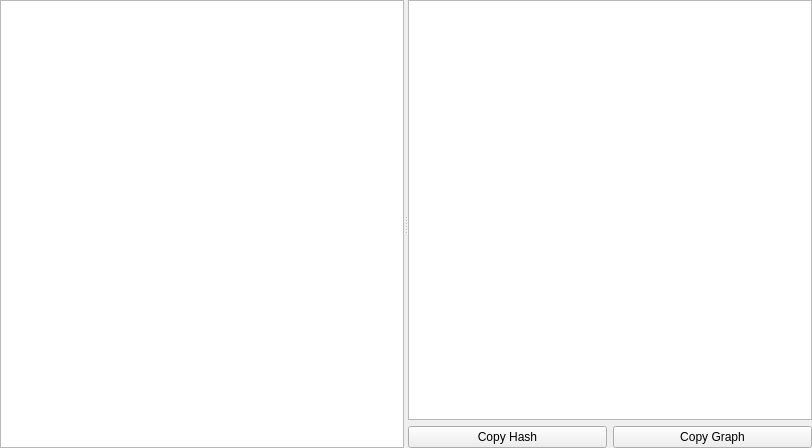
<?xml version="1.0" encoding="UTF-8"?>
<ui version="4.0">
 <class>FunctionGraphTab</class>
 <widget class="QWidget" name="FunctionGraphTab">
  <property name="geometry">
   <rect>
    <x>0</x>
    <y>0</y>
    <width>812</width>
    <height>448</height>
   </rect>
  </property>
  <property name="windowTitle">
   <string>Form</string>
  </property>
  <layout class="QVBoxLayout" name="verticalLayout_2">
   <property name="spacing">
    <number>0</number>
   </property>
   <property name="leftMargin">
    <number>0</number>
   </property>
   <property name="topMargin">
    <number>0</number>
   </property>
   <property name="rightMargin">
    <number>0</number>
   </property>
   <property name="bottomMargin">
    <number>0</number>
   </property>
   <item>
    <widget class="QSplitter" name="splitter">
     <property name="orientation">
      <enum>Qt::Horizontal</enum>
     </property>
     <widget class="QTableView" name="tbvFunctions">
      <property name="editTriggers">
       <set>QAbstractItemView::NoEditTriggers</set>
      </property>
      <property name="selectionMode">
       <enum>QAbstractItemView::SingleSelection</enum>
      </property>
      <property name="selectionBehavior">
       <enum>QAbstractItemView::SelectRows</enum>
      </property>
      <property name="showGrid">
       <bool>false</bool>
      </property>
      <property name="wordWrap">
       <bool>false</bool>
      </property>
      <property name="cornerButtonEnabled">
       <bool>false</bool>
      </property>
      <attribute name="horizontalHeaderStretchLastSection">
       <bool>true</bool>
      </attribute>
      <attribute name="verticalHeaderVisible">
       <bool>false</bool>
      </attribute>
     </widget>
     <widget class="QWidget" name="layoutWidget">
      <layout class="QVBoxLayout" name="verticalLayout">
       <item>
        <widget class="QTableView" name="tbvGraph">
         <property name="editTriggers">
          <set>QAbstractItemView::NoEditTriggers</set>
         </property>
         <property name="selectionBehavior">
          <enum>QAbstractItemView::SelectRows</enum>
         </property>
         <property name="showGrid">
          <bool>false</bool>
         </property>
         <attribute name="horizontalHeaderStretchLastSection">
          <bool>true</bool>
         </attribute>
         <attribute name="verticalHeaderVisible">
          <bool>false</bool>
         </attribute>
        </widget>
       </item>
       <item>
        <layout class="QHBoxLayout" name="horizontalLayout">
         <item>
          <widget class="QPushButton" name="pbCopyHash">
           <property name="text">
            <string>Copy Hash</string>
           </property>
          </widget>
         </item>
         <item>
          <widget class="QPushButton" name="pbCopyGraph">
           <property name="text">
            <string>Copy Graph</string>
           </property>
          </widget>
         </item>
        </layout>
       </item>
      </layout>
     </widget>
    </widget>
   </item>
  </layout>
 </widget>
 <resources/>
 <connections/>
</ui>
